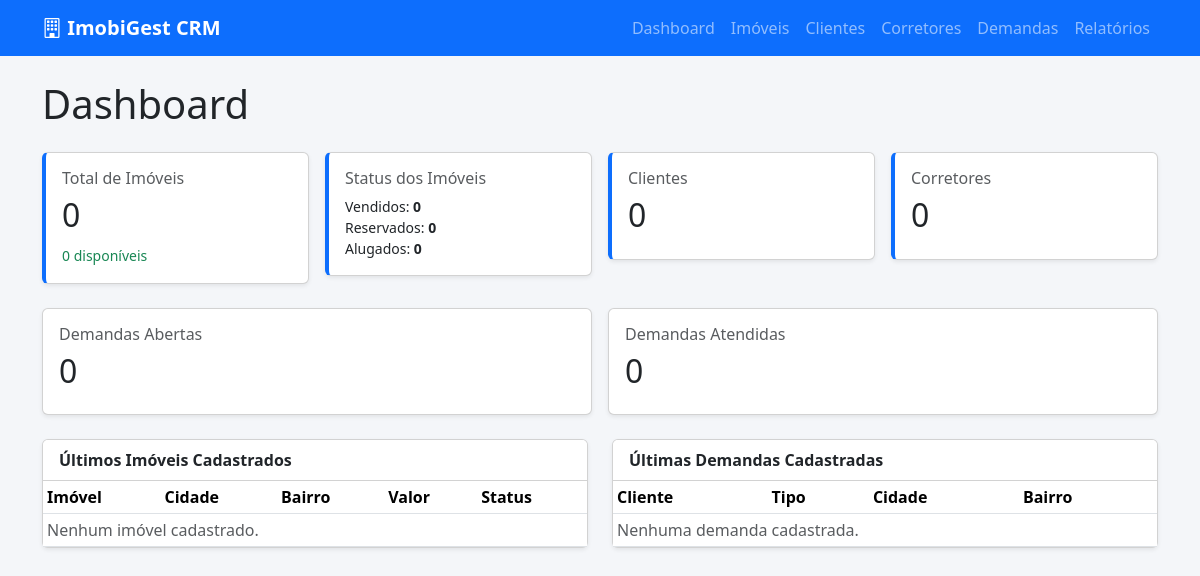
/, run on an earlier commit of the app's database.
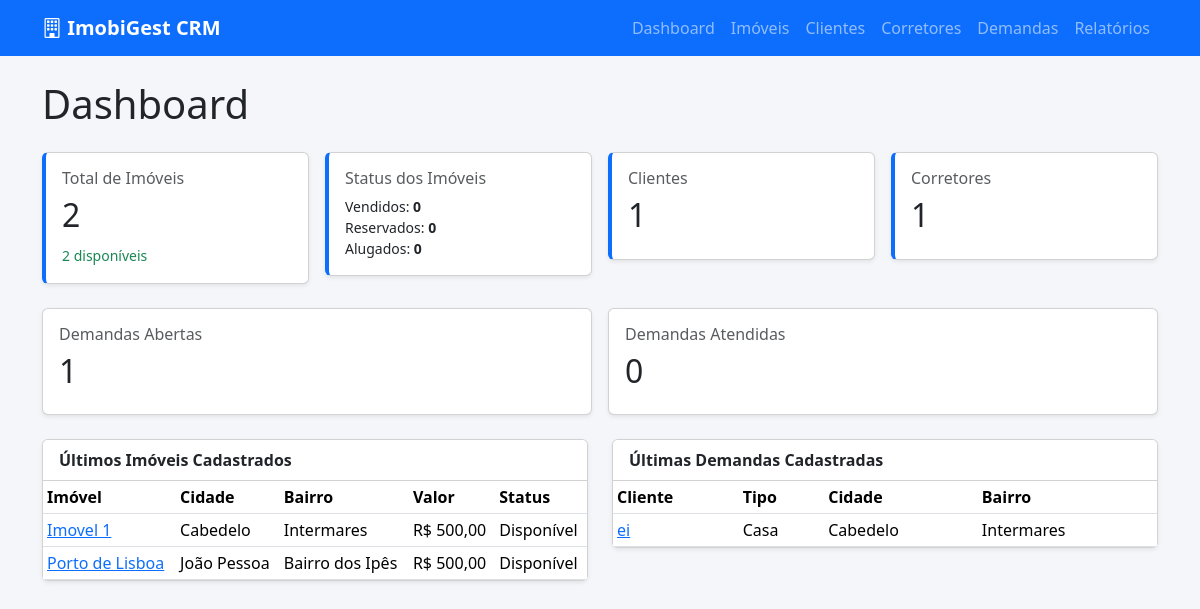
And on a later commit of the database.
### apps/imoveis/models.py (models this page shows, shortened)
class Imovel(models.Model):
    STATUS_CHOICES = [
        ('disponivel', 'Disponível'),
        ('reservado', 'Reservado'),
        ('vendido', 'Vendido'),
        ('alugado', 'Alugado'),
    ]
    FINALIDADE_CHOICES = [
        ('venda', 'Venda'),
        ('locacao', 'Locação'),
    ]
    POSICAO_SOLAR_CHOICES = [
        ('nascente', 'Nascente'),
        ('sul', 'Sul'),
        ('poente', 'Poente'),
    ]
    titulo = models.CharField(max_length=200)
    categoria = models.ForeignKey('Categoria', on_delete=models.SET_NULL, null=True)
    finalidade = models.CharField(max_length=20, choices=FINALIDADE_CHOICES)
    cidade = models.CharField(max_length=50, choices=CIDADE_CHOICES, default='João Pessoa')
    bairro = models.CharField(max_length=100)
    endereco = models.CharField(max_length=255, blank=True, null=True)
    valor = models.DecimalField(max_digits=12, decimal_places=2)
    valor_condominio = models.DecimalField(max_digits=12, decimal_places=2, blank=True, null=True)
    descricao = models.TextField()
    status = models.CharField(max_length=20, choices=STATUS_CHOICES)
    dormitorios = models.IntegerField(default=0)
    suites = models.IntegerField(default=0)
    banheiros = models.IntegerField(default=0)
    vagas = models.IntegerField(default=0)
    vagas_cobertas = models.IntegerField(default=0)
    area_total = models.DecimalField(max_digits=10, decimal_places=2, blank=True, null=True)
    area_construida = models.DecimalField(max_digits=10, decimal_places=2, blank=True, null=True)
    andar = models.IntegerField(blank=True, null=True)
    elevador = models.BooleanField(default=False)
    varanda = models.BooleanField(default=False)
    posicao_solar = models.CharField(
        max_length=20,
        choices=POSICAO_SOLAR_CHOICES,
        blank=True,
        null=True
    )
    corretor = models.ForeignKey('Corretor', on_delete=models.SET_NULL, null=True)
    infraestrutura = models.ManyToManyField('Infraestrutura', blank=True)

class DemandaCliente(models.Model):
    TIPO_CHOICES = [
        ('casa', 'Casa'),
        ('apartamento', 'Apartamento'),
        ('cobertura', 'Cobertura'),
        ('terreno', 'Terreno'),
        ('comercial', 'Comercial'),
    ]
    FINALIDADE_CHOICES = [
        ('venda', 'Venda'),
        ('locacao', 'Locação'),
    ]
    STATUS_CHOICES = [
        ('aberta', 'Aberta'),
        ('atendida', 'Atendida'),
    ]
    cliente = models.ForeignKey('Cliente', on_delete=models.CASCADE)
    tipo_imovel = models.CharField(max_length=30, choices=TIPO_CHOICES)
    finalidade = models.CharField(max_length=20, choices=FINALIDADE_CHOICES)
    status = models.CharField(max_length=20, choices=STATUS_CHOICES, default='aberta')
    valor_minimo = models.DecimalField(max_digits=12, decimal_places=2, null=True, blank=True)
    valor_maximo = models.DecimalField(max_digits=12, decimal_places=2, null=True, blank=True)
    cidade = models.CharField(max_length=50, choices=CIDADE_CHOICES, default='João Pessoa')
    bairro = models.CharField(max_length=100, blank=True, null=True)
    bairros = models.CharField(max_length=500, blank=True, null=True, help_text='Bairros separados por vírgula')
    dormitorios = models.IntegerField(null=True, blank=True)
    vagas = models.IntegerField(null=True, blank=True)
    posicao_solar = models.CharField(
        max_length=15,
        choices=[
            ('nascente', 'Nascente'),
            ('sul', 'Sul'),
            ('poente', 'Poente'),
            ('indiferente', 'Indiferente'),
        ],
        default='indiferente',
    )
    infraestrutura = models.ManyToManyField('Infraestrutura', blank=True)
    criado_em = models.DateTimeField(auto_now_add=True)

class Cliente(models.Model):
    nome = models.CharField(max_length=150)
    telefone = models.CharField(max_length=20)
    email = models.EmailField(blank=True, null=True)
    observacao = models.TextField(blank=True, null=True)
    criado_em = models.DateTimeField(auto_now_add=True)

### apps/dashboard/views.py (the view)
# urls.py: path('', DashboardView.as_view(), name='dashboard'),
class DashboardView(TemplateView):
    template_name = 'dashboard/index.html'
    def get_context_data(self, **kwargs):
        context = super().get_context_data(**kwargs)
        imoveis = Imovel.objects.all()
        demandas = DemandaCliente.objects.select_related('cliente')
        context.update({
            'total_imoveis': imoveis.count(),
            'imoveis_disponiveis': imoveis.filter(status='disponivel').count(),
            'imoveis_vendidos': imoveis.filter(status='vendido').count(),
            'imoveis_reservados': imoveis.filter(status='reservado').count(),
            'imoveis_alugados': imoveis.filter(status='alugado').count(),
            'total_clientes': Cliente.objects.count(),
            'total_corretores': Corretor.objects.count(),
            'demandas_abertas': demandas.filter(status='aberta').count(),
            'demandas_atendidas': demandas.filter(status='atendida').count(),
            'ultimos_imoveis': imoveis.select_related('categoria').order_by('-id')[:5],
            'ultimas_demandas': demandas.order_by('-criado_em')[:5],
        })
        return context

### apps/imoveis/templatetags/moeda_filters.py (called while the page is built)
@register.filter
def moeda(valor):
    return formatar_moeda(valor)

### apps/imoveis/utils.py (called while the page is built)
def formatar_moeda(valor, simbolo=True):
    if valor is None or valor == '':
        return '—'
    try:
        numero = Decimal(str(valor))
        texto = f'{numero:,.2f}'.replace(',', 'X').replace('.', ',').replace('X', '.')
        return f'R$ {texto}' if simbolo else texto
    except (InvalidOperation, ValueError, TypeError):
        return str(valor)

### templates/dashboard/index.html (shortened to what the changed rows need)
{% extends 'base.html' %}
{% load moeda_filters %}
{% block content %}
<h1 class="mb-4">Dashboard</h1>
<div class="row g-3 mb-4">
    <div class="col-md-3">
        <div class="card card-stat shadow-sm">
            <div class="card-body">
                <h6 class="text-muted">Total de Imóveis</h6>
                <h2>{{ total_imoveis }}</h2>
                <small class="text-success">{{ imoveis_disponiveis }} disponíveis</small>
            </div>
        </div>
    </div>
    <div class="col-md-3">
        <div class="card card-stat shadow-sm">
            <div class="card-body">
                <h6 class="text-muted">Clientes</h6>
                <h2>{{ total_clientes }}</h2>
            </div>
        </div>
    </div>
    <div class="col-md-3">
        <div class="card card-stat shadow-sm">
            <div class="card-body">
                <h6 class="text-muted">Corretores</h6>
                <h2>{{ total_corretores }}</h2>
            </div>
        </div>
    </div>
</div>
<div class="row g-3 mb-4">
    <div class="col-md-6">
        <div class="card shadow-sm">
            <div class="card-body">
                <h6 class="text-muted">Demandas Abertas</h6>
                <h2>{{ demandas_abertas }}</h2>
            </div>
        </div>
    </div>
    <div class="col-md-6">
        <div class="card shadow-sm">
            <div class="card-body">
                <h2>{{ demandas_atendidas }}</h2>
            </div>
        </div>
    </div>
</div>
<div class="row g-4">
    <div class="col-lg-6">
        <div class="card shadow-sm">
            <div class="table-responsive">
                <table class="table table-sm mb-0">
                    <thead>
                        <tr>
                            <th>Imóvel</th>
                            <th>Cidade</th>
                            <th>Bairro</th>
                            <th>Valor</th>
                            <th>Status</th>
                        </tr>
                    </thead>
                    <tbody>
                        {% for imovel in ultimos_imoveis %}
                        <tr>
                            <td><a href="{% url 'imoveis:detail' imovel.pk %}">{{ imovel.titulo }}</a></td>
                            <td>{{ imovel.cidade }}</td>
                            <td>{{ imovel.bairro }}</td>
                            <td>{{ imovel.valor|moeda }}</td>
                            <td>{{ imovel.get_status_display }}</td>
                        </tr>
                        {% empty %}
                        <tr><td colspan="5" class="text-muted">Nenhum imóvel cadastrado.</td></tr>
                        {% endfor %}
                    </tbody>
                </table>
            </div>
        </div>
    </div>
    <div class="col-lg-6">
        <div class="card shadow-sm">
            <div class="table-responsive">
                <table class="table table-sm mb-0">
                    <thead>
                        <tr>
                            <th>Cliente</th>
                            <th>Tipo</th>
                            <th>Cidade</th>
                            <th>Bairro</th>
                        </tr>
                    </thead>
                    <tbody>
                        {% for demanda in ultimas_demandas %}
                        <tr>
                            <td><a href="{% url 'demandas:detail' demanda.pk %}">{{ demanda.cliente.nome }}</a></td>
                            <td>{{ demanda.get_tipo_imovel_display }}</td>
                            <td>{{ demanda.cidade|default:"—" }}</td>
                            <td>{{ demanda.bairros|default:demanda.bairro|default:"—" }}</td>
                        </tr>
                        {% empty %}
                        <tr><td colspan="4" class="text-muted">Nenhuma demanda cadastrada.</td></tr>
                        {% endfor %}
                    </tbody>
                </table>
            </div>
        </div>
    </div>
</div>
{% endblock %}

What changed in the data, as far as the page shows it:
added Imovel: titulo "Imovel 1", cidade "Cabedelo", bairro "Intermares", valor|moeda "R$ 500,00", status "Disponível"
added Imovel: titulo "Porto de Lisboa", cidade "João Pessoa", bairro "Bairro dos Ipês", valor|moeda "R$ 500,00", status "Disponível"
added DemandaCliente: cliente.nome "ei", tipo_imovel "Casa", cidade "Cabedelo", bairros "Intermares"
Also different on the page:
{{ total_imoveis }}: "0" → "2"
{{ imoveis_disponiveis }}: "0" → "2"
{{ total_clientes }}: "0" → "1"
{{ total_corretores }}: "0" → "1"
{{ demandas_abertas }}: "0" → "1"
text no longer shown: "Nenhum imóvel cadastrado. Nenhuma demanda cadastrada."
